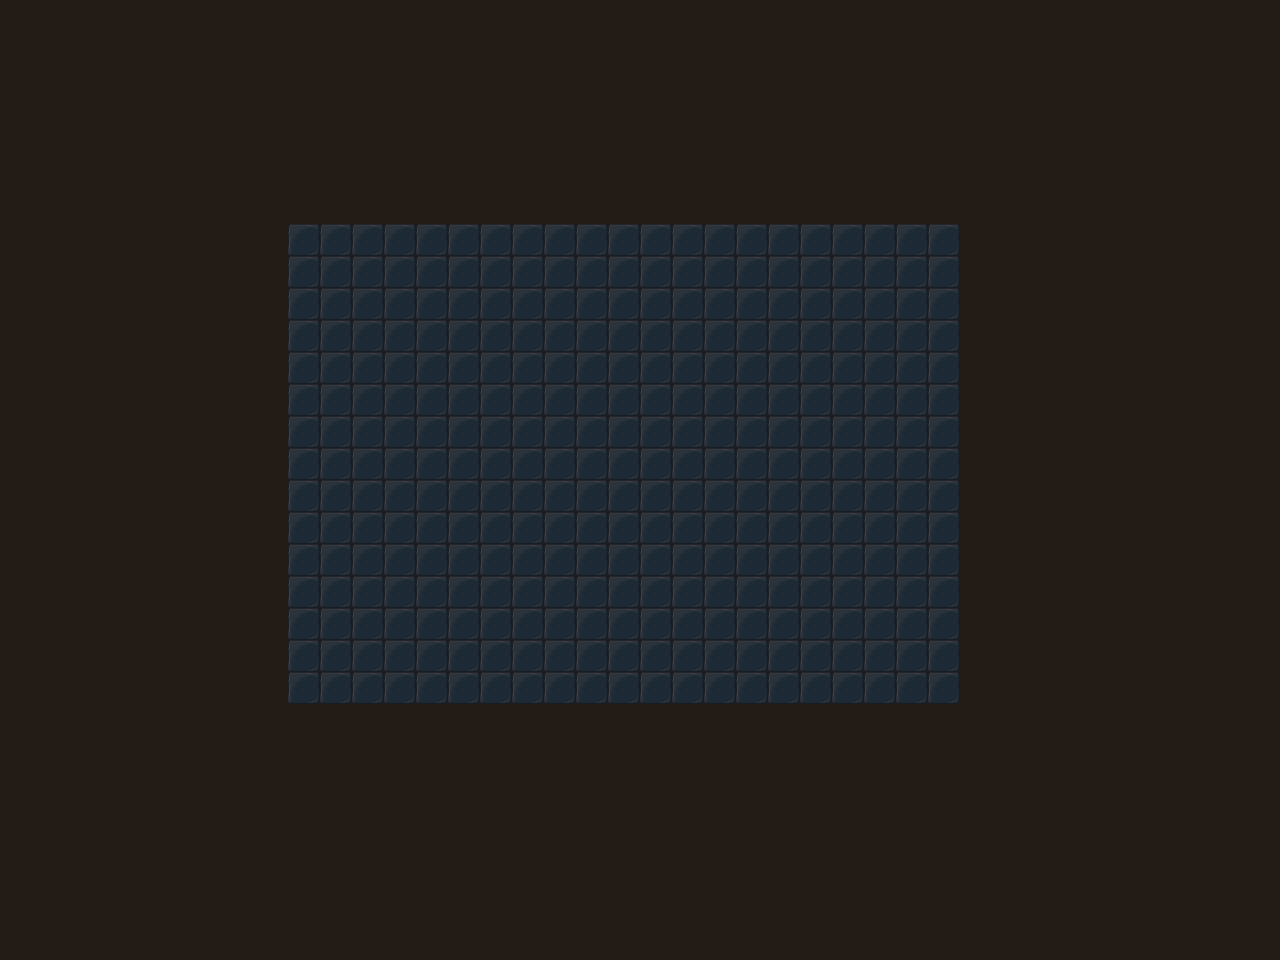

Below is a game level as drawn by its tile map, then a one-line description and the .tmx file that defines it, in full:
An orthogonal 40x30 tile map with 32x32 px tiles, 1 tile layer (bg) and 5 objects (4x collision, player).

<map version="1.0" tiledversion="1.1.4" orientation="orthogonal" renderorder="right-down" width="40" height="30" tilewidth="32" tileheight="32" infinite="0" nextobjectid="6">
 <tileset firstgid="1" name="tiles" tilewidth="32" tileheight="32" tilecount="240" columns="10">
  <image source="tiles.png" width="320" height="768" />
 </tileset>
 <layer name="bg" width="40" height="30">
  <properties>
   <property name="bg" value="0" />
  </properties>
  <data encoding="csv">
239,239,239,239,239,239,239,239,239,239,239,239,239,239,239,239,239,239,239,239,239,239,239,239,239,239,239,239,239,239,239,239,239,239,239,239,239,239,239,239,
239,239,239,239,239,239,239,239,239,239,239,239,239,239,239,239,239,239,239,239,239,239,239,239,239,239,239,239,239,239,239,239,239,239,239,239,239,239,239,239,
239,239,239,239,239,239,239,239,239,239,239,239,239,239,239,239,239,239,239,239,239,239,239,239,239,239,239,239,239,239,239,239,239,239,239,239,239,239,239,239,
239,239,239,239,239,239,239,239,239,239,239,239,239,239,239,239,239,239,239,239,239,239,239,239,239,239,239,239,239,239,239,239,239,239,239,239,239,239,239,239,
239,239,239,239,239,239,239,239,239,239,239,239,239,239,239,239,239,239,239,239,239,239,239,239,239,239,239,239,239,239,239,239,239,239,239,239,239,239,239,239,
239,239,239,239,239,239,239,239,239,239,239,239,239,239,239,239,239,239,239,239,239,239,239,239,239,239,239,239,239,239,239,239,239,239,239,239,239,239,239,239,
239,239,239,239,239,239,239,239,239,239,239,239,239,239,239,239,239,239,239,239,239,239,239,239,239,239,239,239,239,239,239,239,239,239,239,239,239,239,239,239,
239,239,239,239,239,239,239,239,239,134,134,134,134,134,134,134,134,134,134,134,134,134,134,134,134,134,134,134,134,134,239,239,239,239,239,239,239,239,239,239,
239,239,239,239,239,239,239,239,239,134,134,134,134,134,134,134,134,134,134,134,134,134,134,134,134,134,134,134,134,134,239,239,239,239,239,239,239,239,239,239,
239,239,239,239,239,239,239,239,239,134,134,134,134,134,134,134,134,134,134,134,134,134,134,134,134,134,134,134,134,134,239,239,239,239,239,239,239,239,239,239,
239,239,239,239,239,239,239,239,239,134,134,134,134,134,134,134,134,134,134,134,134,134,134,134,134,134,134,134,134,134,239,239,239,239,239,239,239,239,239,239,
239,239,239,239,239,239,239,239,239,134,134,134,134,134,134,134,134,134,134,134,134,134,134,134,134,134,134,134,134,134,239,239,239,239,239,239,239,239,239,239,
239,239,239,239,239,239,239,239,239,134,134,134,134,134,134,134,134,134,134,134,134,134,134,134,134,134,134,134,134,134,239,239,239,239,239,239,239,239,239,239,
239,239,239,239,239,239,239,239,239,134,134,134,134,134,134,134,134,134,134,134,134,134,134,134,134,134,134,134,134,134,239,239,239,239,239,239,239,239,239,239,
239,239,239,239,239,239,239,239,239,134,134,134,134,134,134,134,134,134,134,134,134,134,134,134,134,134,134,134,134,134,239,239,239,239,239,239,239,239,239,239,
239,239,239,239,239,239,239,239,239,134,134,134,134,134,134,134,134,134,134,134,134,134,134,134,134,134,134,134,134,134,239,239,239,239,239,239,239,239,239,239,
239,239,239,239,239,239,239,239,239,134,134,134,134,134,134,134,134,134,134,134,134,134,134,134,134,134,134,134,134,134,239,239,239,239,239,239,239,239,239,239,
239,239,239,239,239,239,239,239,239,134,134,134,134,134,134,134,134,134,134,134,134,134,134,134,134,134,134,134,134,134,239,239,239,239,239,239,239,239,239,239,
239,239,239,239,239,239,239,239,239,134,134,134,134,134,134,134,134,134,134,134,134,134,134,134,134,134,134,134,134,134,239,239,239,239,239,239,239,239,239,239,
239,239,239,239,239,239,239,239,239,134,134,134,134,134,134,134,134,134,134,134,134,134,134,134,134,134,134,134,134,134,239,239,239,239,239,239,239,239,239,239,
239,239,239,239,239,239,239,239,239,134,134,134,134,134,134,134,134,134,134,134,134,134,134,134,134,134,134,134,134,134,239,239,239,239,239,239,239,239,239,239,
239,239,239,239,239,239,239,239,239,134,134,134,134,134,134,134,134,134,134,134,134,134,134,134,134,134,134,134,134,134,239,239,239,239,239,239,239,239,239,239,
239,239,239,239,239,239,239,239,239,239,239,239,239,239,239,239,239,239,239,239,239,239,239,239,239,239,239,239,239,239,239,239,239,239,239,239,239,239,239,239,
239,239,239,239,239,239,239,239,239,239,239,239,239,239,239,239,239,239,239,239,239,239,239,239,239,239,239,239,239,239,239,239,239,239,239,239,239,239,239,239,
239,239,239,239,239,239,239,239,239,239,239,239,239,239,239,239,239,239,239,239,239,239,239,239,239,239,239,239,239,239,239,239,239,239,239,239,239,239,239,239,
239,239,239,239,239,239,239,239,239,239,239,239,239,239,239,239,239,239,239,239,239,239,239,239,239,239,239,239,239,239,239,239,239,239,239,239,239,239,239,239,
239,239,239,239,239,239,239,239,239,239,239,239,239,239,239,239,239,239,239,239,239,239,239,239,239,239,239,239,239,239,239,239,239,239,239,239,239,239,239,239,
239,239,239,239,239,239,239,239,239,239,239,239,239,239,239,239,239,239,239,239,239,239,239,239,239,239,239,239,239,239,239,239,239,239,239,239,239,239,239,239,
239,239,239,239,239,239,239,239,239,239,239,239,239,239,239,239,239,239,239,239,239,239,239,239,239,239,239,239,239,239,239,239,239,239,239,239,239,239,239,239,
239,239,239,239,239,239,239,239,239,239,239,239,239,239,239,239,239,239,239,239,239,239,239,239,239,239,239,239,239,239,239,239,239,239,239,239,239,239,239,239
</data>
 </layer>
 <objectgroup name="collision">
  <object id="1" type="collision" x="223.547" y="120.881" width="816.36" height="104.322" />
  <object id="2" type="collision" x="187.117" y="215.267" width="99.3542" height="567.975" />
  <object id="3" type="collision" x="288.127" y="707.071" width="680.576" height="72.8597" />
  <object id="4" type="collision" x="962.08" y="226.859" width="87.7629" height="521.61" />
 </objectgroup>
 <objectgroup name="player">
  <object id="5" name="princess" type="player" x="863.877" y="659.988" width="14.1426" height="14.1426">
   <ellipse />
  </object>
 </objectgroup>
</map>
